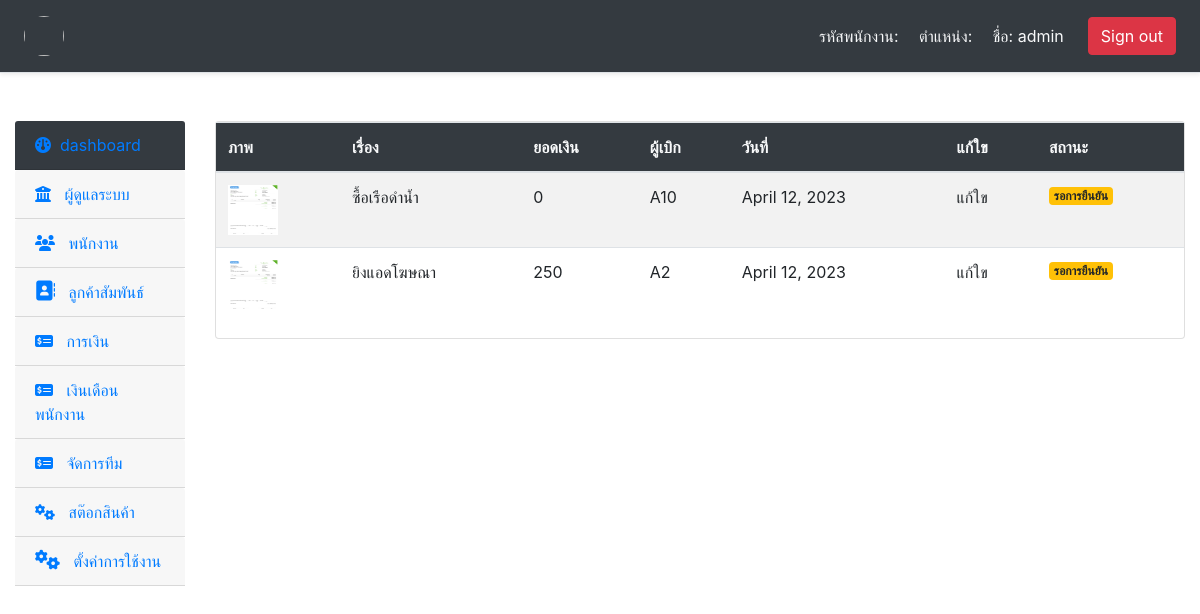
The app's page /money/ (signed in) with its own data.
### app_money/models.py (models this page shows, shortened)
class ReceiptInvoice (models.Model): # การเบิกเงิน
    collector = models.OneToOneField(User,on_delete=models.CASCADE)#ผู้เบิก
    subject = models.OneToOneField(Subject,on_delete=models.CASCADE) # เรื่องขอเบิก
    details = models.TextField(null=True,blank=True) #รายละเอียดการเบิก
    money = models.PositiveBigIntegerField(default=0,blank=True) #จำนวนเงิน
    image1 = models.ImageField(upload_to='image_money',null=True,blank=True,default='default.png') #ภาพขอเบิกเงินที่ 1
    image2 = models.ImageField(upload_to='image_money',null=True,blank=True,default='default.png') #ภาพขอเบิกเงินที่ 2
    image3 = models.ImageField(upload_to='image_money',null=True,blank=True,default='default.png') #ภาพขอเบิกเงินที่ 3
    image4 = models.ImageField(upload_to='image_money',null=True,blank=True,default='default.png') #ภาพขอเบิกเงินที่ 4
    image5 = models.ImageField(upload_to='image_money',null=True,blank=True,default='default.png') #ภาพขอเบิกเงินที่ 5
    created_dat = models.DateField(auto_now_add=True,null=True,blank=True) #วันที่เบิก

class Subject (models.Model):
    name = models.CharField(max_length=255)
    def __str__(self) :
        return self.name

### app_money/views.py (the view)
# urls.py: path('',Dashboard,name='dashboard' ),
def dashboard (request):
    view_money = ReceiptInvoice.objects.all()
    return render(request,'html_money/money.html',{"view_money":view_money})

### templates/html_money/money.html
{% extends 'base/layout.html' %}
{% block content %}
{% load humanize %}
<table class="table table-striped ">
    <thead class='bg-dark text-light'>
      <tr>
        <th> ภาพ </th>
        <th> เรื่อง </th>
        <th> ยอดเงิน </th>
        <th> ผู้เบิก </th>
        <th> วันที่ </th>
        <th> แก้ใข </th>
        <th> สถานะ </th>
      </tr>
    </thead>
    <tbody>
      {% for money in view_money %}
      <tr>
        <td><img src="{{ money.image1.url}}"  width="50" height="50" alt="..."></td>
        <td> {{money.subject}} </td>
        <td> {{money.money | intcomma}}</td>
        <td> {{money.collector}} </td>
        <td> {{money.created_dat}} </td>
        <td>แก้ใข</a></td>
        <td><h6> <span class="badge badge-warning">รอการยืนยัน</span></h6></td>
      </tr>
      {% endfor %}
    </tbody>
</table>
{% endblock content %}

### templates/base/navbar.html
<div class="d-flex flex-column flex-md-row align-items-center p-3 px-md-4 mb-3 bg-dark border-bottom shadow-sm">
  <h5 class="my-0 mr-md-auto font-weight-normal text-light"><img src="{{ user.username.photo.url}} " width="40" height="40"class="rounded-circle" ></h5>
  <nav class="my-2 my-md-0 mr-md-3">
    <a class="p-2 text-light" href="#">รหัสพนักงาน: </a>
    <a class="p-2 text-light" href="#">ตำแหน่ง: </a>
    <a class="p-2 text-light" href="#">ชื่อ: {{user}}</a>
  </nav>
  <a class="btn btn-danger" href="/logout">Sign  out</a>
</div>

### records on screen
ReceiptInvoice: image1 (picture), subject "ซื้อเรือดำน้ำ", money "0", collector "A10", created_dat "April 12, 2023"
ReceiptInvoice: image1 (picture), subject "ยิงแอดโฆษณา", money "250", collector "A2", created_dat "April 12, 2023"

### other values on screen
{{ user }} "admin"
